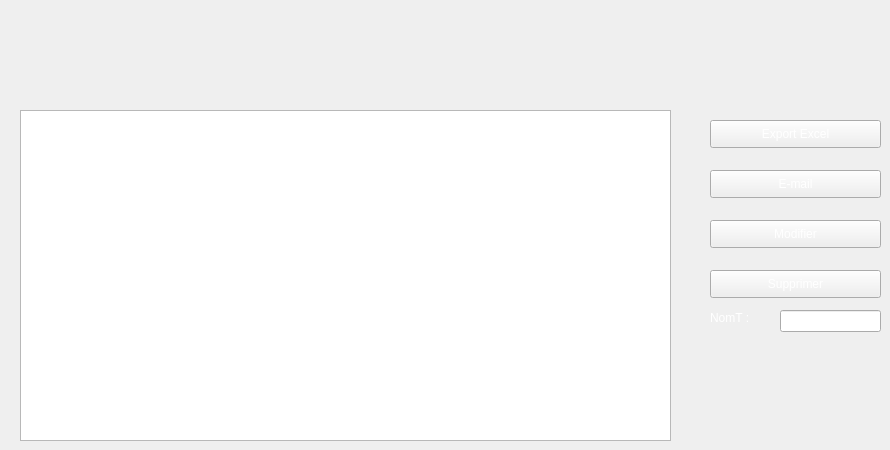
         <widget class="QWidget" name="tab_5">
          <attribute name="title">
           <string>La liste des tâches</string>
          </attribute>
          <widget class="QTableView" name="tableTache">
           <property name="geometry">
            <rect>
             <x>20</x>
             <y>110</y>
             <width>651</width>
             <height>331</height>
            </rect>
           </property>
           <property name="styleSheet">
            <string notr="true">color: rgb(255, 255, 255);</string>
           </property>
           <property name="sortingEnabled">
            <bool>true</bool>
           </property>
          </widget>
          <widget class="QPushButton" name="ExportExcelTache">
           <property name="geometry">
            <rect>
             <x>710</x>
             <y>120</y>
             <width>171</width>
             <height>28</height>
            </rect>
           </property>
           <property name="styleSheet">
            <string notr="true">color: rgb(255, 255, 255);</string>
           </property>
           <property name="text">
            <string>Export Excel</string>
           </property>
          </widget>
          <widget class="QPushButton" name="EmailTache">
           <property name="geometry">
            <rect>
             <x>710</x>
             <y>170</y>
             <width>171</width>
             <height>28</height>
            </rect>
           </property>
           <property name="styleSheet">
            <string notr="true">color: rgb(255, 255, 255);</string>
           </property>
           <property name="text">
            <string>E-mail</string>
           </property>
          </widget>
          <widget class="QPushButton" name="ModifierTache">
           <property name="geometry">
            <rect>
             <x>710</x>
             <y>220</y>
             <width>171</width>
             <height>28</height>
            </rect>
           </property>
           <property name="styleSheet">
            <string notr="true">color: rgb(255, 255, 255);</string>
           </property>
           <property name="text">
            <string>Modifier</string>
           </property>
          </widget>
          <widget class="QPushButton" name="SupprimerTache">
           <property name="geometry">
            <rect>
             <x>710</x>
             <y>270</y>
             <width>171</width>
             <height>28</height>
            </rect>
           </property>
           <property name="styleSheet">
            <string notr="true">color: rgb(255, 255, 255);</string>
           </property>
           <property name="text">
            <string>Supprimer</string>
           </property>
          </widget>
          <widget class="QLabel" name="label_79">
           <property name="geometry">
            <rect>
             <x>710</x>
             <y>310</y>
             <width>55</width>
             <height>16</height>
            </rect>
           </property>
           <property name="styleSheet">
            <string notr="true">color: rgb(255, 255, 255);</string>
           </property>
           <property name="text">
            <string>NomT :</string>
           </property>
          </widget>
          <widget class="QLineEdit" name="NomTSuppMod">
           <property name="geometry">
            <rect>
             <x>780</x>
             <y>310</y>
             <width>101</width>
             <height>22</height>
            </rect>
           </property>
           <property name="styleSheet">
            <string notr="true">color: rgb(255, 255, 255);</string>
           </property>
          </widget>
         </widget>
